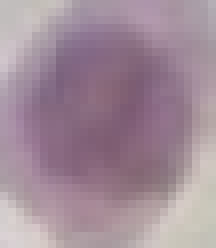
#> input picture test/1.png, 27 x 31 px, found by its file name (shown 8 times larger); its folder holds only this picture in this run
$ python BlackAndWhite.py
#> lines starting #> are read from the running program, lines starting #| are printed output that depends on the picture; after the words box and inside, x2 and y2 are one past the last pixel; in counts of white or black regions, pixels touching at a corner belong together; long printed decimals are rounded
import numpy as np
import cv2
from itertools import *
from os import listdir
from os.path import isfile, join
import time
from operator import itemgetter


def guardar_imagen(img,cont):
    k='byw/imagen'+str(cont)+'.png'
    cv2.imwrite(k,img)


def cargar_imagenes():
    mypath = 'test'
    nombres = []
    onlyfiles = [f for f in listdir(mypath) if isfile(join(mypath, f))]
    images = np.empty(len(onlyfiles), dtype=object)
    for n in range(0, len(onlyfiles)):
        images[n] = cv2.imread(join(mypath, onlyfiles[n]))
        k=onlyfiles[n].split('.')
        nombres.append(k[0])
    print(len(images))
    return images,nombres

def clear_edges(img):
    return  cv2.medianBlur(img,5)


def imagen_to_black_and_white(img,cont):
    gray = cv2.cvtColor(img, cv2.COLOR_BGR2GRAY)
    minimo=min_colors(gray)
    im_bw=change_color(gray,minimo)
    guardar_imagen(im_bw,cont)
    return clear_edges(im_bw)

def min_colors(img):
    return img[img>-1].min()

def change_color(img,minimo):
    filas, colum = img.shape
    #print(img.shape)
    """for i in range(filas):
        for j in range(colum):
            if (img[i, j]<minimo+25):
                img[i, j]=0
            else:
                img[i,j]=255"""
    img[img < minimo + 25] = 0
    img[img > 0] = 255
    return img

def dist (x,y):
    x1,y1=x
    x2,y2=y
    return np.sqrt(pow((x1-x2), 2) + pow((y1-y2), 2))


def media(dicc):
    return np.mean(dicc)


def varianza(media,dicc):
    return np.std(dicc)


def coeficiente_varianza(media,varianza):
    return (varianza/media)


def crear_Diccionario(image,num):
    filas, colum, channels=image.shape
    diccionario = {}
    img=imagen_to_black_and_white(image,num)
    elemi1=0
    puntos=[]
    for i in product(range(0,filas),range(elemi1,colum)):
        if(img[i]==0):
            puntos.append(i)
    limite=len(puntos)
    lista=[]
    for i in range(0,limite,1):
        for j in range(i+1,limite,1):
            lista.append(dist(puntos[i],puntos[j]))

    return lista

def principal(image,cont):
    lista=crear_Diccionario(image,cont)
    med=media(lista)
    var=varianza(med,lista)
    coef=coeficiente_varianza(med,var)
    analizar(var,cont)
    return (med,var,coef)


def analizar(coeficiente,name):
    if(coeficiente >=6.5):
        print('la célula',name,'esta en telofase')


initial = time.time()
imagenes,names=cargar_imagenes()
var= []
med = []
co=[]
cont=1
for i in range(len(imagenes)):
    x,y,z=principal(imagenes[i],names[i])
    cont=cont+1
    var.append((x,names[i]))
    med.append((y,names[i]))
    co.append((z,names[i]))
#> this loop made 1 pass
#> (med in principal, var in principal, coef in principal, x, y, z) on pass 1: (8.54, 3.98, 0.466, 8.54, 3.98, 0.466)
#> pass 1, in imagen_to_black_and_white, `gray = cv2.cvtColor(img, cv2.COLOR_BGR2GRAY)`:
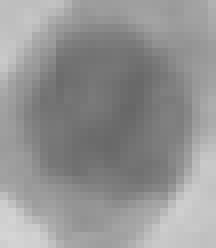
#> gray: shape (31, 27) (shown 8 times larger); min 103, max 213, mean 147.8
#> pass 1, in imagen_to_black_and_white, `im_bw=change_color(gray,minimo)`:
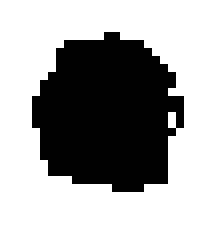
#> im_bw: shape (31, 27) (shown 8 times larger); 65.9% white; 1 black region, box (x1, y1, x2, y2) and area: (4, 4, 23, 24) 285
#> pass 1, in crear_Diccionario, `img=imagen_to_black_and_white(image,num)`:
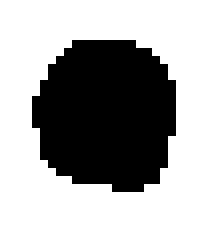
#> img: shape (31, 27) (shown 8 times larger); 67% white; 1 black region, box (x1, y1, x2, y2) and area: (4, 5, 22, 24) 276
#> after the loop, co = [(0.466, '1')]; cont = 2; med = [(3.98, '1')]; var = [(8.54, '1')]

k= len(names)

var=sorted(var, key=itemgetter(0))
med= sorted(med, key=itemgetter(0))
co= sorted(co, key=itemgetter(0))


print('ordenadas por varianza')
for i in range(k):
    print(var[i])
#> this loop made 1 pass
#| (8.544, '1')

print('ordenadas por media')
for i in range(k):
    print(med[i])

print('ordenadas por coef')
for i in range(k):
    print(co[i])


End = time.time()
print('tiempo=',End-initial)
print('fin')

$ run again, on test/18.png
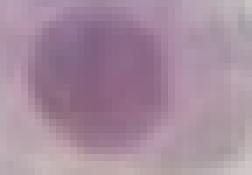
#> input picture test/18.png, 36 x 25 px, found by its file name (shown 7 times larger)
#> the loop `for i in range(len(imagenes)):` made 1 pass
#> (med in principal, var in principal, coef in principal, x, y, z) on pass 1: (8.52, 3.96, 0.465, 8.52, 3.96, 0.465)
#> pass 1, in imagen_to_black_and_white, `gray = cv2.cvtColor(img, cv2.COLOR_BGR2GRAY)`:
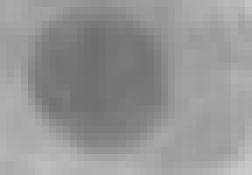
#> gray: shape (25, 36) (shown 7 times larger); min 111, max 201, mean 149.7
#> pass 1, in crear_Diccionario, `img=imagen_to_black_and_white(image,num)`:
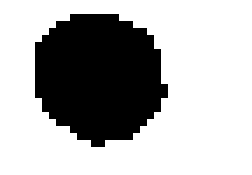
#> img: shape (25, 36) (shown 7 times larger); 69.4% white; 1 black region, box (x1, y1, x2, y2) and area: (5, 2, 24, 21) 275
#> after the loop `for i in range(len(imagenes)):`: co = [(0.465, '18')]; cont = 2; med = [(3.96, '18')]; var = [(8.52, '18')]
#> the loop `for i in range(k):` made 1 pass
#| (8.515, '18')

$ run again, on test/2.png
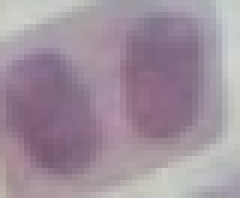
#> input picture test/2.png, 40 x 33 px, found by its file name (shown 6 times larger)
#> the loop `for i in range(len(imagenes)):` made 1 pass
#> (med in principal, var in principal, coef in principal, x, y, z) on pass 1: (13.87, 7.79, 0.562, 13.87, 7.79, 0.562)
#> pass 1, in imagen_to_black_and_white, `im_bw=change_color(gray,minimo)`:
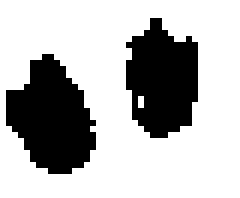
#> im_bw: shape (33, 40) (shown 6 times larger); 71.4% white; 2 black regions, box (x1, y1, x2, y2) and area: (1, 9, 16, 29) 199, (21, 3, 33, 23) 178
#> pass 1, in crear_Diccionario, `img=imagen_to_black_and_white(image,num)`:
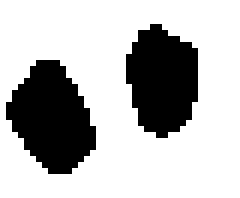
#> img: shape (33, 40) (shown 6 times larger); 72.6% white; 2 black regions, box (x1, y1, x2, y2) and area: (1, 10, 16, 29) 190, (21, 4, 33, 23) 172
#> after the loop `for i in range(len(imagenes)):`: co = [(0.562, '2')]; cont = 2; med = [(7.79, '2')]; var = [(13.87, '2')]
#> the loop `for i in range(k):` made 1 pass
#| (13.865, '2')
